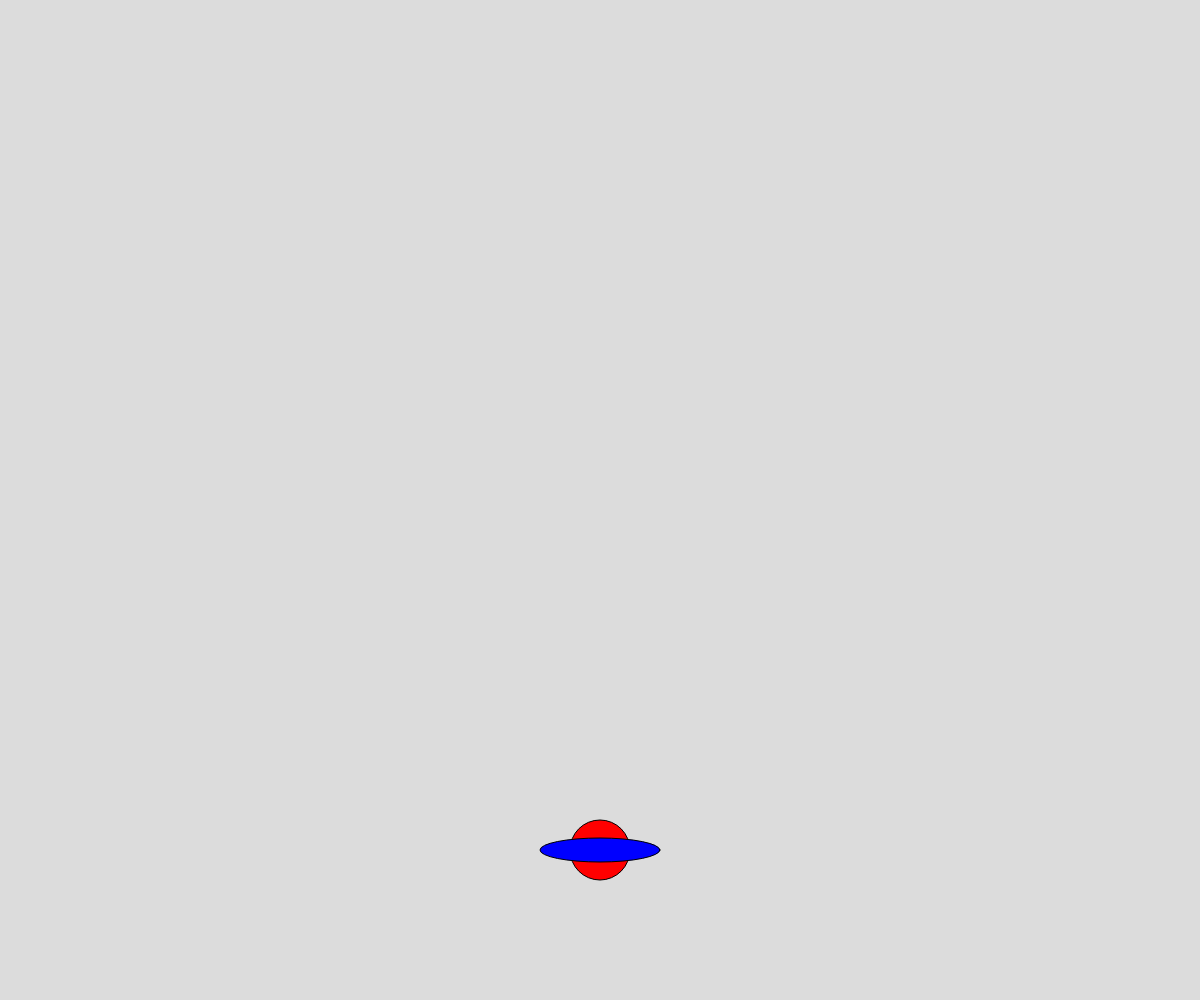
Frame 1 (no input)
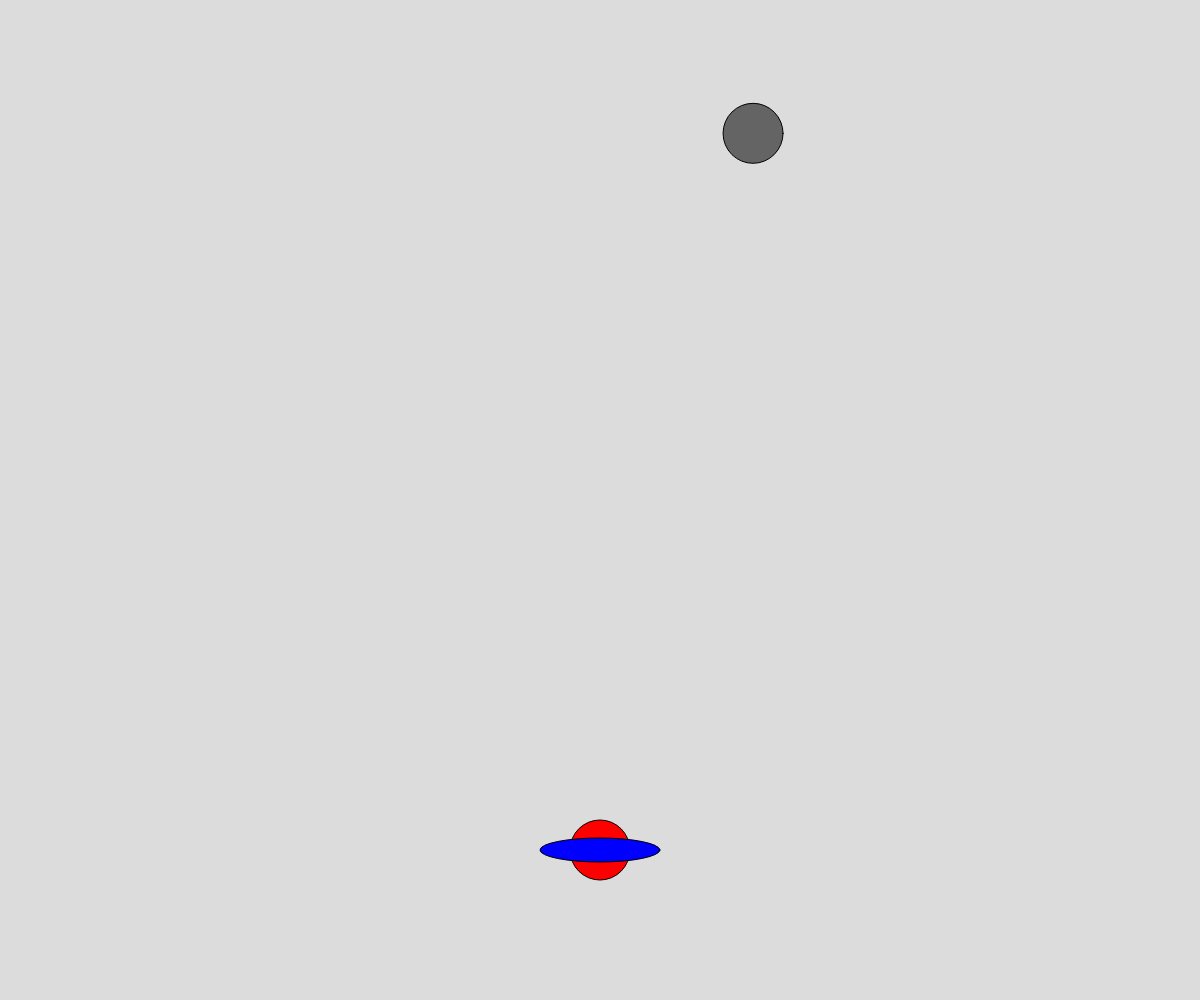
Frame 60 (no input)
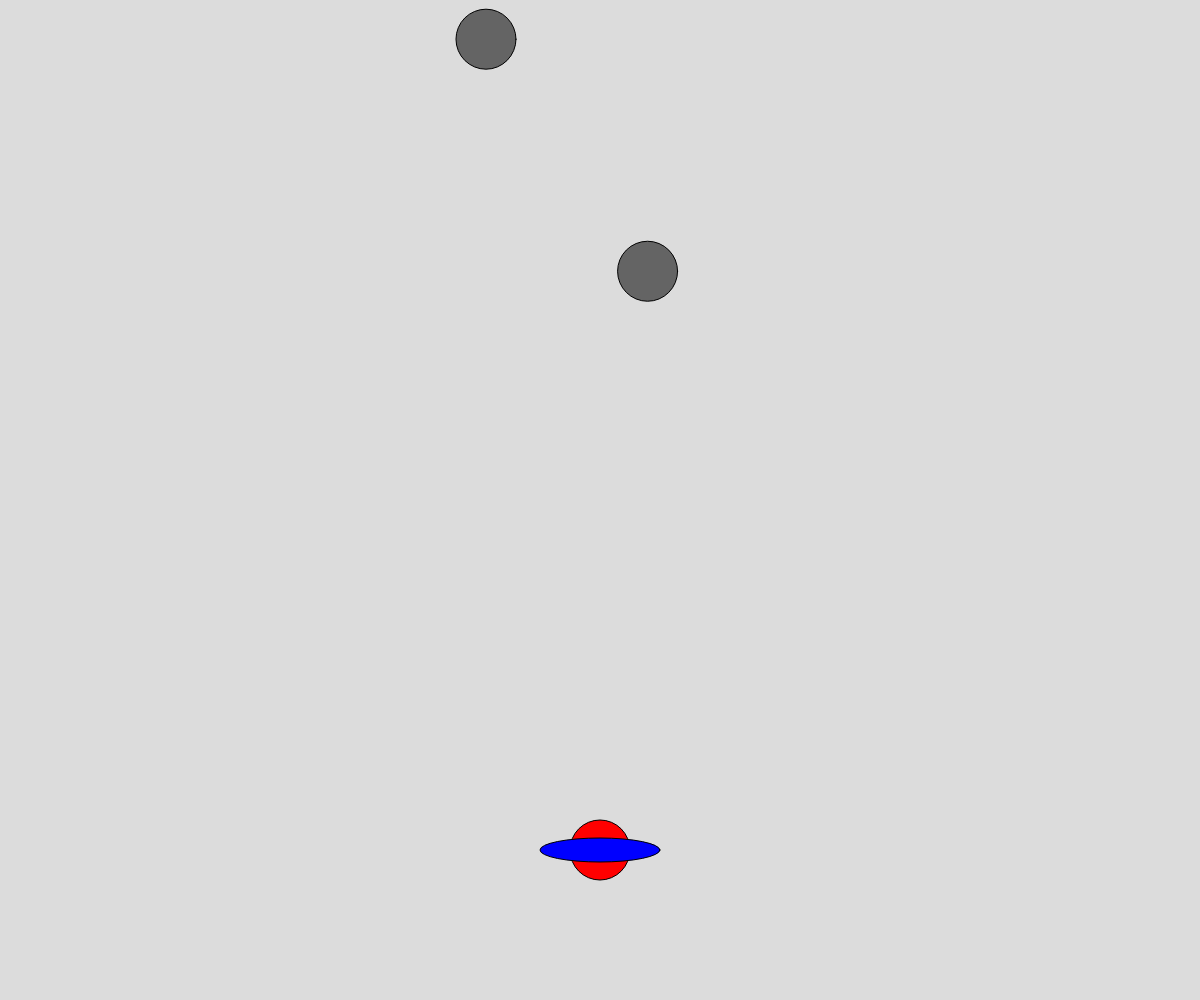
Frame 120 (the mouse pressed at the canvas centre since frame 60)

The p5.js sketch that drew these frames (run headless with seeded random() and noise() and a simulated clock; from frame 60 on, the mouse is pressed at the canvas centre):

// p5.js sketch
// ── sketch.js
let x,y;
let balls;
let count, cycle;

function setup() {
  createCanvas(windowWidth, windowHeight);
  x=1/2*width;
  y=34/40*height;
  vy=-1/40*height;
  balls= [];
  count= 0;
  cooltime=0
}

function draw() {
  background(220);

  UFO(x,y);
  if(keyIsDown(RIGHT_ARROW)){
    x += 1/50*width;
  }
  if(keyIsDown(LEFT_ARROW)){
    x -= 1/50*width;
  }
  if(keyIsDown(UP_ARROW)){
    y -= 1/50*height;
  }
  if(keyIsDown(DOWN_ARROW)){
    y += 1/50*height;
  }
  if(x < 0 ){x=0}
  if(x > width){x=width}
  if(y < 0){y=0}
  if(y > height){y=height}
  for(let i = 0; i < balls.length; i++){
    let b = balls[i];
    fill(100);
    ellipse(b.x, b.y, b.size);
    b.x += b.vx;
    b.y += b.vy;
      if(b.x < 0 || b.x > width){ b.vx = -1*b.vx}
    b.x = constrain(b.x, 0, width);

    if(abs(x-b.x)<1/20*width&&abs(y-b.y)<1/20*width){
    fill(0);
    rect(0,0,width,height);
    fill(255,0,0);
    textSize(64);
    textAlign(CENTER, CENTER);
    text("GAME OVER", width / 2, height / 2);
    noLoop();
    }

  }

  count+=1
  if(count%80 == 1){
    const b = {x:random(5,width-5), y:0, size:1/20*width,
               vx:random(-3,3), vy:random(1/5,3)}
    balls.push(b);


    }
}

function UFO(){
 fill(255,0,0);
 ellipse(x,y,1/20*width);
 fill(0,0,255)
 ellipse(x,y,1/10*width,1/50*width);

}
function mousePressed() {
  　background(220);
    x = 1/2*width;
    y = 34/40*height;
    grabbed = false;

  loop();
}
